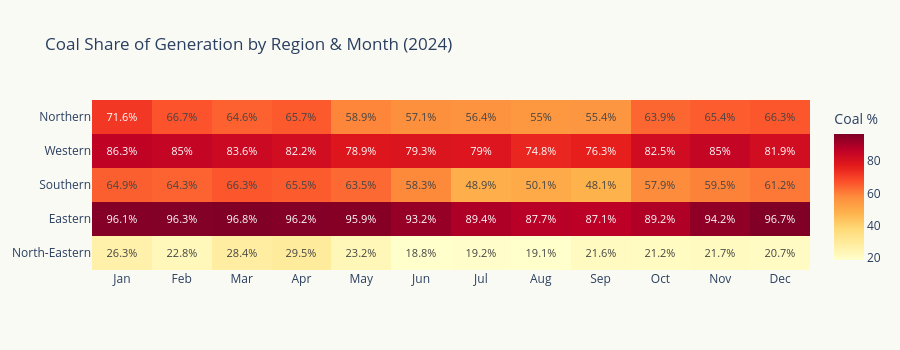

Notebook code for this chart:
### Markdown cell above
## 2. Regional Coal Share by Month

Heatmap of coal as a percentage of total generation, per region per month. Eastern region is expected to be very coal-heavy; Southern should show lower coal dependence due to stronger renewable and nuclear capacity.

### Code cell
# Compute monthly coal % per region
month_labels = ['Jan','Feb','Mar','Apr','May','Jun','Jul','Aug','Sep','Oct','Nov','Dec']
coal_pct = pd.DataFrame(index=[REGION_NAMES[r] for r in REGIONS], columns=range(1,13), dtype=float)

for r in REGIONS:
    monthly = df.groupby('month').agg({f'{r}: Coal': 'sum', f'{r}: Total': 'sum'})
    coal_pct.loc[REGION_NAMES[r]] = (100 * monthly[f'{r}: Coal'] / monthly[f'{r}: Total']).values

fig = go.Figure(data=go.Heatmap(
    z=coal_pct.values,
    x=month_labels,
    y=coal_pct.index.tolist(),
    colorscale='YlOrRd',
    text=np.round(coal_pct.values, 1),
    texttemplate='%{text}%',
    textfont=dict(size=11),
    colorbar=dict(title='Coal %'),
))
fig.update_layout(
    title='Coal Share of Generation by Region & Month (2024)',
    plot_bgcolor=BG, paper_bgcolor=BG,
    height=350,
    xaxis=dict(dtick=1),
    yaxis=dict(autorange='reversed'),
)
fig.show()

### Figure 1 — Plotly figure (JSON) as saved in the notebook; plotly's stock layout.template omitted (floating-point values rounded to 4 significant figures)
{"data": [{"colorbar": {"title": {"text": "Coal %"}}, "colorscale": [[0.0, "rgb(255,255,204)"], [0.125, "rgb(255,237,160)"], [0.25, "rgb(254,217,118)"], [0.375, "rgb(254,178,76)"], [0.5, "rgb(253,141,60)"], [0.625, "rgb(252,78,42)"], [0.75, "rgb(227,26,28)"], [0.875, "rgb(189,0,38)"], [1.0, "rgb(128,0,38)"]], "text": [[71.6, 66.7, 64.6, 65.7, 58.9, 57.1, 56.4, 55.0, 55.4, 63.9, 65.4, 66.3], [86.3, 85.0, 83.6, 82.2, 78.9, 79.3, 79.0, 74.8, 76.3, 82.5, 85.0, 81.9], [64.9, 64.3, 66.3, 65.5, 63.5, 58.3, 48.9, 50.1, 48.1, 57.9, 59.5, 61.2], [96.1, 96.3, 96.8, 96.2, 95.9, 93.2, 89.4, 87.7, 87.1, 89.2, 94.2, 96.7], [26.3, 22.8, 28.4, 29.5, 23.2, 18.8, 19.2, 19.1, 21.6, 21.2, 21.7, 20.7]], "textfont": {"size": 11}, "texttemplate": "%{text}%", "type": "heatmap", "x": ["Jan", "Feb", "Mar", "Apr", "May", "Jun", "Jul", "Aug", "Sep", "Oct", "Nov", "Dec"], "y": ["Northern", "Western", "Southern", "Eastern", "North-Eastern"], "z": [[71.61, 66.75, 64.59, 65.71, 58.89, 57.1, 56.35, 55.03, 55.37, 63.87, 65.37, 66.29], [86.32, 85.02, 83.56, 82.19, 78.86, 79.26, 79.01, 74.8, 76.29, 82.55, 85.01, 81.86], [64.88, 64.32, 66.25, 65.48, 63.46, 58.29, 48.95, 50.11, 48.1, 57.88, 59.54, 61.22], [96.13, 96.32, 96.82, 96.16, 95.93, 93.18, 89.42, 87.72, 87.06, 89.18, 94.23, 96.71], [26.31, 22.77, 28.38, 29.49, 23.2, 18.81, 19.22, 19.06, 21.57, 21.24, 21.69, 20.73]]}], "layout": {"height": 350, "paper_bgcolor": "#FAFAF5", "plot_bgcolor": "#FAFAF5", "title": {"text": "Coal Share of Generation by Region & Month (2024)"}, "xaxis": {"dtick": 1}, "yaxis": {"autorange": "reversed"}}}
